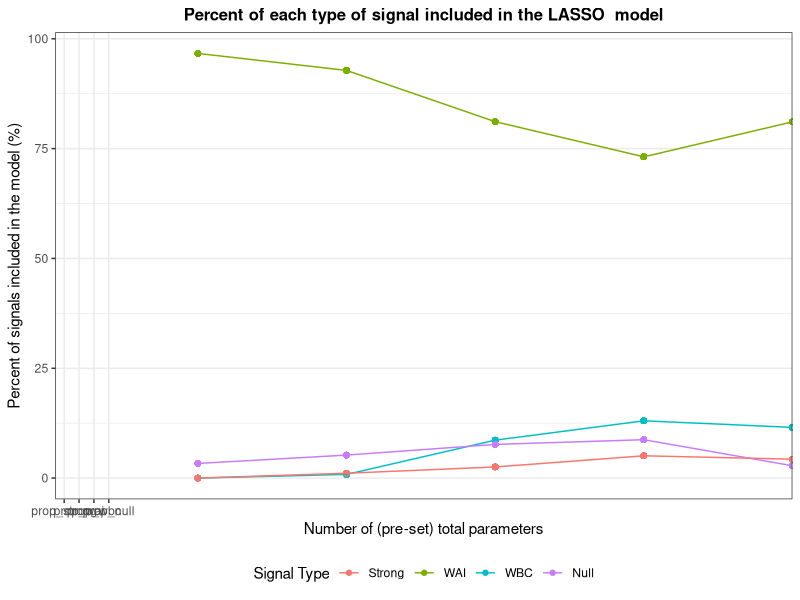
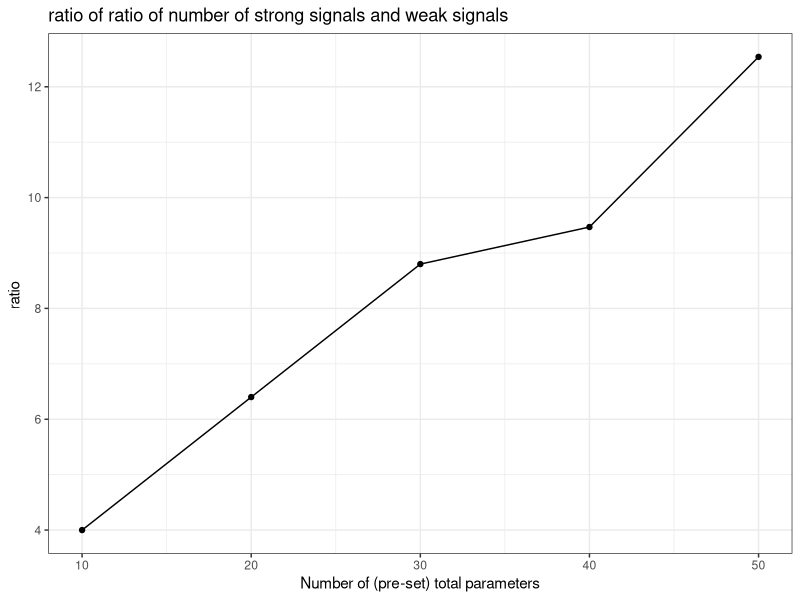

Generate these figures, in order, with R:
## ---- chunk 1
knitr::opts_chunk$set(echo = TRUE)
library(tidyverse)
library(MASS)
library(matrixcalc)
library(glmnet)
library(dplyr)
library(ggplot2)
## ---- chunk 2

sim_beta_strong = function(n_strong, coef_strong){
  rep(coef_strong, n_strong) + runif(n_strong, min = 0, max = coef_strong)
}


sim_data = function(n_sample = 1000, n_parameter = 50, prop_strong = 0.1, prop_wbc = 0.2, prop_wai = 0.2, c = 1, cor = 0.30, coef_strong = 5) {
  # Numbers of four signals
  n_strong = as.integer(n_parameter * prop_strong) # strong
  n_wbc = as.integer(n_parameter * prop_wbc) # weak but correlated
  n_wai = as.integer(n_parameter * prop_wai) # weak and independent
  n_null = n_parameter - n_strong - n_wbc - n_wai # null
  
  if (n_null < 0) {
    return("Given parameters' proportions are not valid.")
  }
  
  bound = c * sqrt(log(n_parameter) / n_sample) # threshold of weak/strong, the default is 0.14
  if (coef_strong < bound) {
    coef_strong = coef_strong + 2 * bound
  }
  
  cor_matrix = diag(n_parameter)
  # wbc covariates are correlated to the first strong covariate
  cor_matrix[1, (n_strong + n_wai + 1):(n_strong + n_wai + n_wbc)] = cor
  cor_matrix[(n_strong + n_wai + 1):(n_strong + n_wai + n_wbc), 1] = cor
  
  if (!is.positive.definite(cor_matrix)) {
    return("The correlation matrix is not valid.")
  }
  
  # simulate the data from multivariate normal
  X = mvrnorm(n = n_sample, mu = rep(0, n_parameter), Sigma = cor_matrix) # var = 1, correlation = covariance
  
  beta = c(
    sim_beta_strong(n_strong, coef_strong),
    runif(min = bound/2, max = bound, n = n_wai), 
    runif(min = bound/2, max = bound, n = n_wbc),
    rep(0, n_null) 
  )
  
  Y = 1 + X %*% beta + rnorm(n_sample)
  data = as_tibble(data.frame(cbind(X, Y)))
  
  # Name the columns
  cols = c(
    str_c("strong", 1:n_strong, sep = "_"),
    str_c("wai", 1:n_wai, sep = "_"),
    str_c("wbc", 1:n_wbc, sep = "_"),
    str_c("null", 1:n_null, sep = "_"),
    "Y"
   )
   colnames(data) = cols
   data = data %>% 
     dplyr::select(Y, everything())

  list(beta = beta, 
       correlation = cor,
       n_parameter = n_parameter,
       prop_strong = prop_strong,
       prop_wbc = prop_wbc, 
       prop_wai = prop_wbc,
       n_strong = n_strong,
       n_wai = n_wai,
       n_wbc = n_wbc,
       data = data
       )
  
}

data_test = sim_data(1000)


## ---- chunk 3
data_9_multi_30 = vector("list", length = 9)

for (i in 1:9) {
  num_parameter = 10*i
  
  output = vector("list", length = 30)
  
  for (j in 1:30) {
  output[[j]] =  sim_data(n_parameter = num_parameter)
  }
  
  data_9_multi_30[[i]] = output

}
## ---- chunk 4
# create a list to store all the non_zero parameters in each fit regression
para = vector("list", length = 5)
for (i in 1:5) {
  output_para = vector("list", length = 30)
  output_fit = vector("list", length = 30)
  for (j in 1:30) {
    data = data_9_multi_30[[i]][[j]][[10]] 
    X = data%>% 
    dplyr::select(-Y) %>% 
    as.matrix()
    Y= data$Y
    # 5-fold CV using mean squared error
    fit.lasso <- cv.glmnet(X, Y, nfolds = 5,type.measure = "mse") 
    # one standard-error rule
    param.best <- fit.lasso$glmnet.fit$beta[, fit.lasso$lambda==fit.lasso$lambda.1se]
    output_para[[j]] = param.best[param.best != 0]
   
  }
  para[[i]] = output_para

}
## ---- chunk 5
#create a data frame indicate the information how models we fit for datasets in different scenarios perform in identifying signals
df = data.frame(matrix(ncol = 7, nrow = 0))
colnames(df) = c('n_parameter_total','n_parameter_selected','ratio_strong_weak', 'prop_strong','prop_wai','prop_wbc','prop_null')

for (i in 1:5){
   n_parameter_total = i*10
  for (j in 1:30){
    p = unlist(para[[i]][j])
    n_parameter_selected = length(p)
    pnames = strsplit(names(p), split = '_')
    name = c()
    for (n in 1: n_parameter_selected) {
      name[n]=pnames[[n]][1]
    }
    n_strong = length(name[name == 'strong'])
    n_wai = length(name[name == 'wai'])
    n_wbc = length(name[name == 'wbc'])
    n_null = length(name[name == 'null'])
    ratio_strong_weak = n_strong/(n_wai+n_wbc)
    prop_strong = round(n_strong/n_parameter_selected,digits=2)
    prop_wai = round(n_wai/n_parameter_selected,digits =2)
    prop_wbc = round(n_wbc/n_parameter_selected, digits =2)
    prop_null = round(n_null/n_parameter_selected, digits =2)
    df[(i-1)*30+j,]= c(n_parameter_total,n_parameter_selected,ratio_strong_weak,
                       prop_strong,prop_wai,prop_wbc,prop_null)
  }

}
## ---- chunk 6
#plot the proportion of each signals 
df %>%
  group_by(n_parameter_total) %>%
  mutate(strong = mean(prop_strong),
         wai = mean(prop_wai),
         wbc= mean(prop_wbc), 
         null = mean(prop_null)) %>%
  ggplot(aes(x = n_parameter_total))+
 geom_point(aes(y=(strong)*100, color="prop_strong")) +
 geom_point(aes(y=(wai)*100, color="prop_wai")) + 
 geom_point(aes(y=(wbc)*100, color="prop_wbc")) + 
 geom_point(aes(y=(null)*100, color="prop_null")) + 
  geom_line(aes(y=(strong)*100, color="prop_strong")) +
  geom_line(aes(y=(wai)*100, color="prop_wai")) + 
  geom_line(aes(y=(wbc)*100, color="prop_wbc")) + 
  geom_line(aes(y=(null)*100, color="prop_null")) + 
 labs(title = "Percent of each type of signal included in the LASSO  model",
       y = "Percent of signals included in the model (%)",
       x = "Number of (pre-set) total parameters") +  
  theme_bw() + 
  theme(plot.title = 
          element_text(hjust = 0.5, 
                       size=12, 
                       face='bold'), 
          legend.position = "bottom") +
  scale_x_discrete(limits=c("prop_strong", "prop_wai", "prop_wbc", "prop_null")) + 
  scale_color_discrete(name = "Signal Type", labels = c("Strong", "WAI", "WBC", "Null")) 
## ---- chunk 7
#calculate the ratio of number of strong signals and weak signals in true model
#we pre set the prop_strong = 0.1, prop_wbc = 0.2, prop_wai = 0.2
ratio_true= 0.1/0.4

df$performance = round(df$ratio_strong_weak/ratio_true, digits = 2)
performance = df %>% 
  dplyr::select(n_parameter_total, performance) %>% 
  subset(performance != Inf)
## ---- chunk 8
#plot of the performance against # of parameters
performance %>%
  group_by(n_parameter_total) %>% 
  summarize(mean = mean(performance)) %>% 
  ggplot(aes(x = n_parameter_total, y = mean))+
  geom_point()+
  geom_line()+
  labs(title = "ratio of ratio of number of strong signals and weak signals",
       y = "ratio ",
       x = "Number of (pre-set) total parameters")+
theme_bw() 
